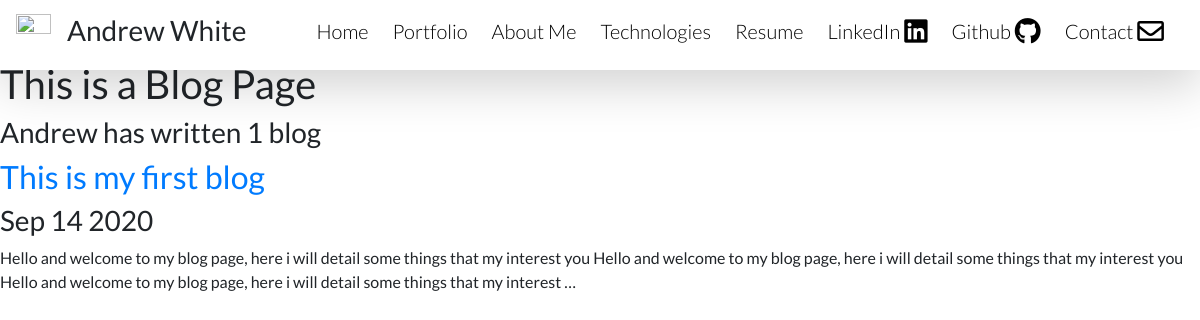
Screenshot of /blog/ with the database file from the repository.
### blog/models.py (models this page shows, shortened)
class Blog(models.Model):
        title = models.CharField(
            max_length = 40
        )
        date = models.DateField()
        blogContent = models.TextField()

### blog/views.py (the view)
# urls.py: path('', views.all_blogs, name = 'all_blogs'),
def all_blogs(request):
    blogs = Blog.objects.all()
    num = len(blogs)
    return render(request, 'blog/all_blogs.html', {'blogs': blogs, 'count':num})

### blog/templates/blog/all_blogs.html
{% extends 'portfolio/base.html' %}
{% block content %}
<h1>This is a Blog Page</h1>
<h3>Andrew has written {{ blogs.count }} blog{{ blogs.count | pluralize }}</h3>
{% for blog in blogs %}
<a href = "{% url 'blog:detail' blog.id %}"><h2>{{blog.title}}</h2></a>
<h3>{{blog.date|date:'M d Y'}}</h3>
<p>{{blog.blogContent|truncatewords:50}}</p>
<br>
{% endfor %}
{% endblock %}

### portfolio/static/portfolio/custom.css (style rules this page uses)
body { font-family: 'Lato', sans-serif; padding-top: 60px; }

### rows the page displays
Blog: title "This is my first blog", date "Sep 14 2020", blogContent "Hello and welcome to my blog page, here i will detail some things that my interest you Hello and welcome to my blog page, here i will detail some things that my interest you Hello and welcome to my blog page, here i will detail some things that my interest …"

### other values shown
{{ blogs.count }} "1"
